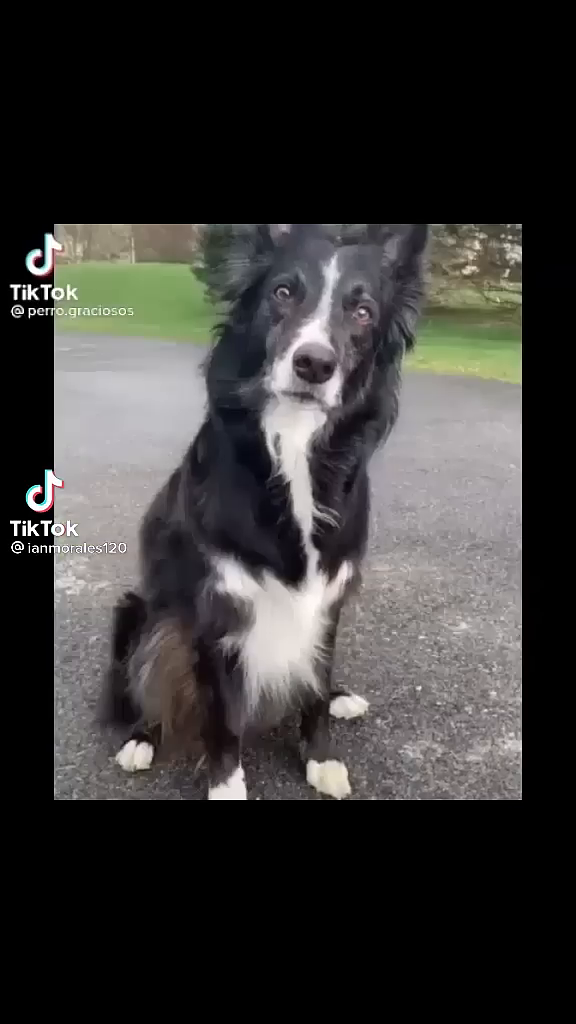
#> input picture frame 31 of perros.mp4, 576 x 1024 px, given in place of video6.mp4, which was not available
$ python movimiento2.py
#> lines starting #> are read from the running program, lines starting #| are printed output that depends on the picture; after the words box and inside, x2 and y2 are one past the last pixel; in counts of white or black regions, pixels touching at a corner belong together; pictures that were not available may be replaced by others from this repository, and a replacement may not be noted
import cv2
import numpy as np

# Inicializar la captura de video
cap = cv2.VideoCapture('video6.mp4')  # Cambia a la ruta del video si es necesario
fgbg = cv2.createBackgroundSubtractorMOG2()

while True:
    ret, frame = cap.read()
#> frame is the input picture: shape (1024, 576, 3); mean B, G, R 53.5, 54.7, 56
    if not ret:
        break

    # Aplicar la sustracción de fondo
    fgmask = fgbg.apply(frame)
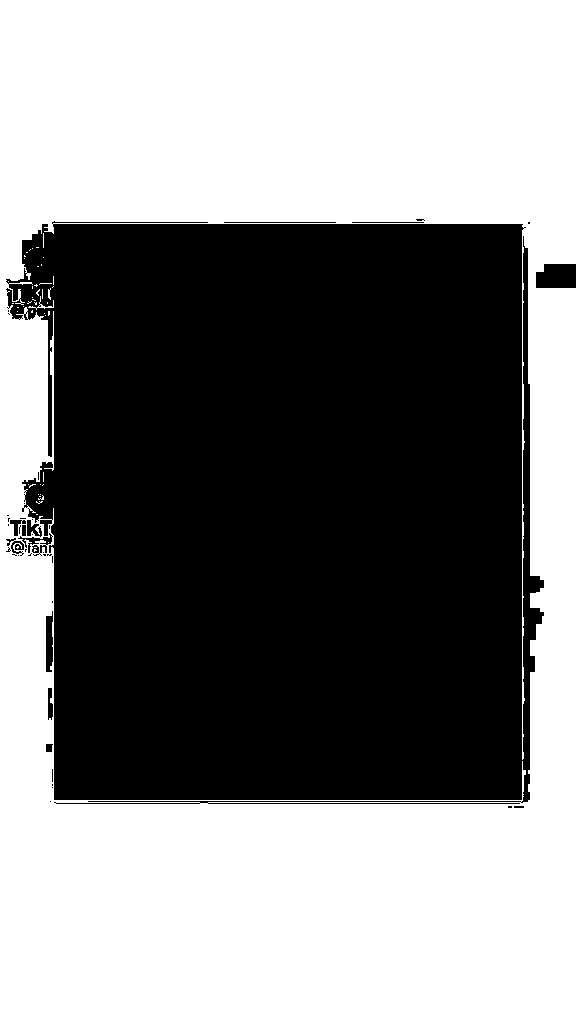
#> fgmask: shape (1024, 576); values 127 (black) and 255 (white), 52.2% white; 42 black regions (29 under 20 px), largest, box (x1, y1, x2, y2) and area: (6, 221, 544, 804) 279246, (536, 264, 576, 288) 896, (46, 611, 53, 672) 362

    # Encontrar contornos
    contours, _ = cv2.findContours(fgmask, cv2.RETR_EXTERNAL, cv2.CHAIN_APPROX_SIMPLE)
#> contours = [[[0, 0], [0, 1023], [575, 1023], [575, 0]]]

    # Crear una máscara vacía para los contornos
    fill_mask = np.zeros(fgmask.shape, dtype=np.uint8)

    for contour in contours:
        # Dibujar el contorno en la máscara
        cv2.drawContours(fill_mask, [contour], -1, (255), thickness=cv2.FILLED)
#> this loop made 1 pass
#> contour on pass 1: [[0, 0], [0, 1023], [575, 1023], [575, 0]]
#> fill_mask: shape (1024, 576); every value is 255

    # Dilatar la máscara para cubrir píxeles no detectados
    dilated_mask = cv2.dilate(fill_mask, np.ones((2, 2), np.uint8), iterations=1)

    # Convertir la máscara a 3 canales para combinar con el frame
    dilated_mask_colored = cv2.cvtColor(dilated_mask, cv2.COLOR_GRAY2BGR)
#> dilated_mask_colored: shape (1024, 576, 3); every value is 255

    # Mostrar el resultado
    result = cv2.addWeighted(frame, 0.5, dilated_mask_colored, 0.5, 0)
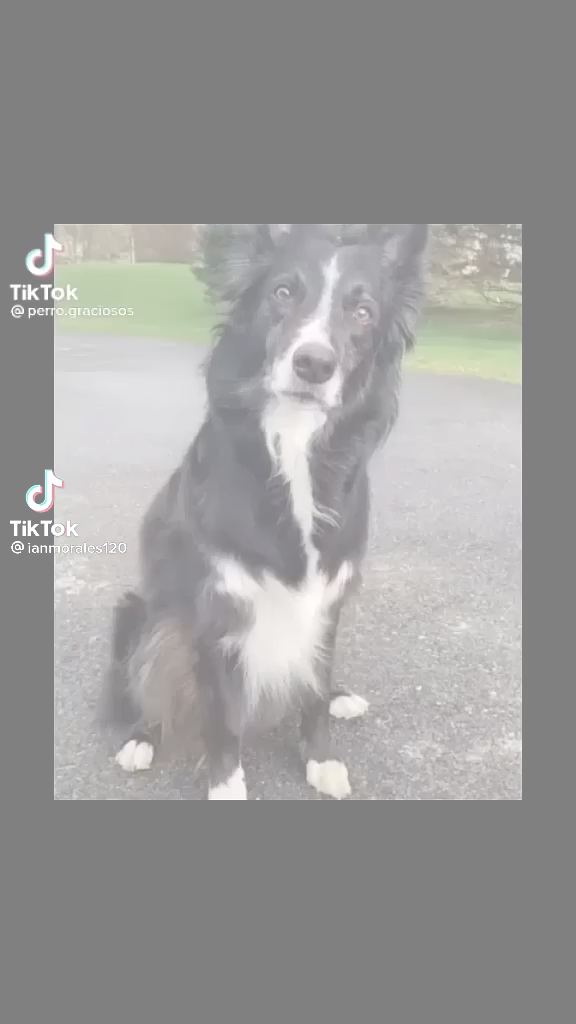
#> result: shape (1024, 576, 3); mean B, G, R 154.5, 155.1, 155.8
    cv2.imshow('Movement Detection', result)

    # Salir al presionar 'q'
    if cv2.waitKey(30) & 0xFF == ord('q'):
#> (key q is pressed here)
        break

cap.release()
cv2.destroyAllWindows()

$ run again, starting later in the video
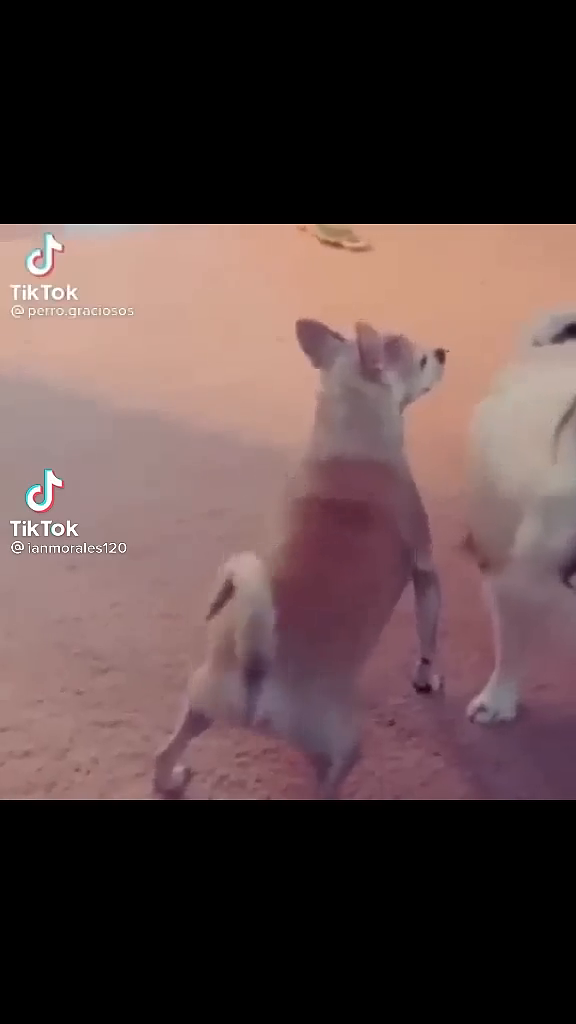
#> input picture frame 139 of perros.mp4, 576 x 1024 px, given in place of video6.mp4, which was not available
#> frame is the input picture: shape (1024, 576, 3); mean B, G, R 67.8, 68.9, 89.3
#> `fgmask = fgbg.apply(frame)`:
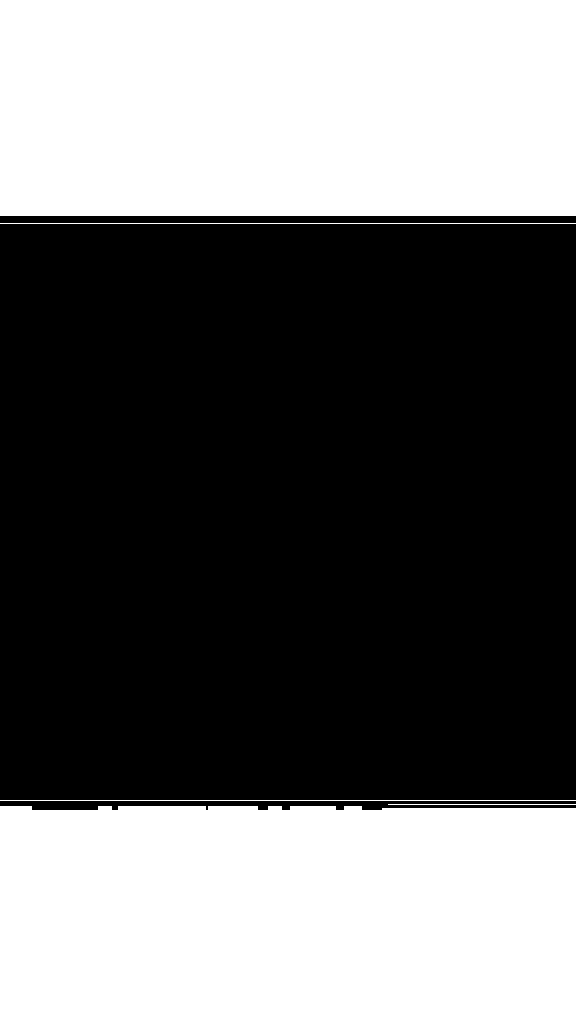
#> fgmask: shape (1024, 576); values 127 (black) and 255 (white), 42.5% white; 5 white regions, box (x1, y1, x2, y2) and area: (0, 806, 576, 1024) 124700, (0, 0, 576, 216) 124416, (0, 223, 576, 224) 576, (0, 800, 576, 801) 576, (388, 804, 576, 805) 188
#> contours = [[[0, 0], [0, 1023], [575, 1023], [575, 0]]]
#> the loop `for contour in contours:` made 1 pass
#> contour on pass 1: [[0, 0], [0, 1023], [575, 1023], [575, 0]]
#> dilated_mask_colored: shape (1024, 576, 3); every value is 255
#> `result = cv2.addWeighted(frame, 0.5, dilated_mask_colored, 0.5, 0)`:
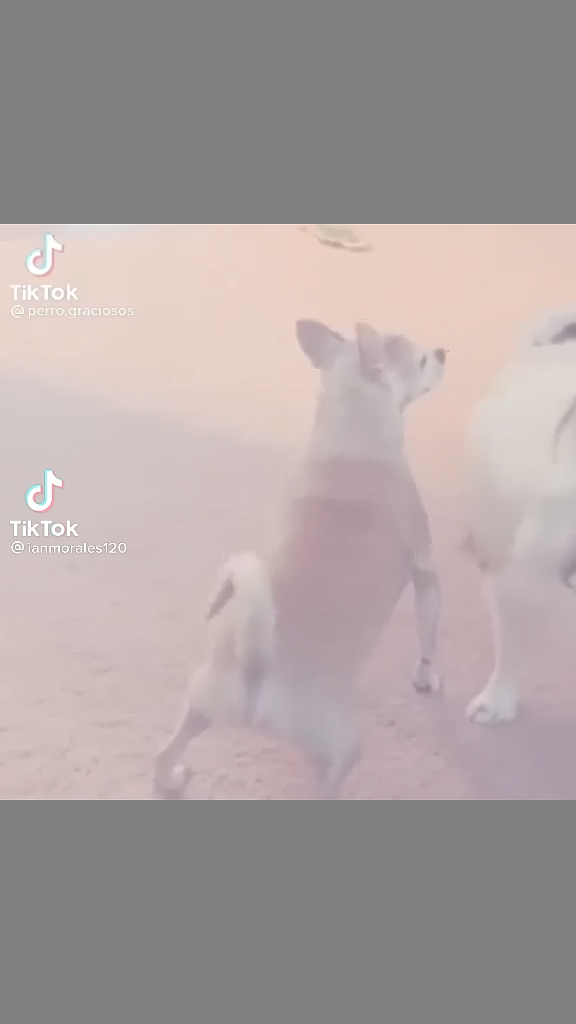
#> result: shape (1024, 576, 3); mean B, G, R 161.6, 162.2, 172.4

$ run again, starting later in the video
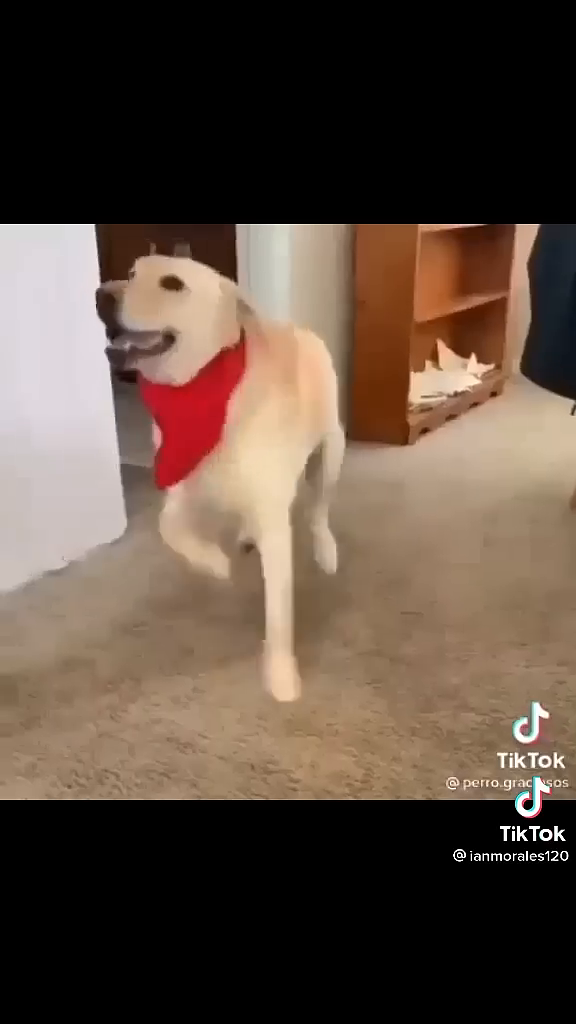
#> input picture frame 248 of perros.mp4, 576 x 1024 px, given in place of video6.mp4, which was not available
#> frame is the input picture: shape (1024, 576, 3); mean B, G, R 63.2, 74.9, 91.7
#> `fgmask = fgbg.apply(frame)`:
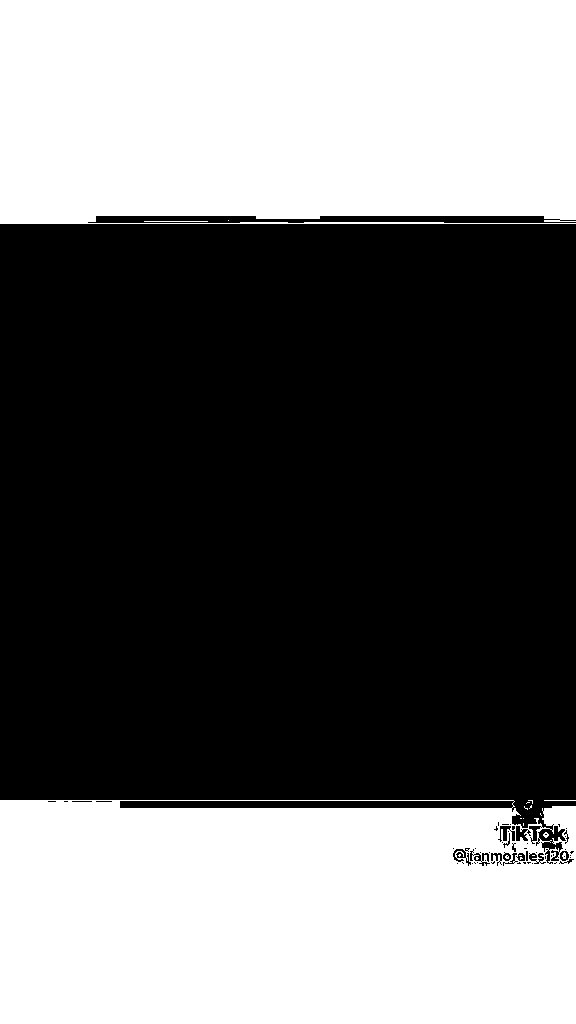
#> fgmask: shape (1024, 576); values 127 (black) and 255 (white), 42.4% white; 21 white regions (15 under 20 px), largest, box (x1, y1, x2, y2) and area: (0, 0, 576, 224) 126196, (0, 800, 576, 1024) 123536, (144, 221, 208, 222) 64, (544, 800, 576, 801) 32, (543, 832, 549, 838) 22, (562, 852, 566, 859) 20
#> contours = [[[0, 0], [0, 1023], [575, 1023], [575, 0]]]
#> the loop `for contour in contours:` made 1 pass
#> contour on pass 1: [[0, 0], [0, 1023], [575, 1023], [575, 0]]
#> dilated_mask_colored: shape (1024, 576, 3); every value is 255
#> `result = cv2.addWeighted(frame, 0.5, dilated_mask_colored, 0.5, 0)`:
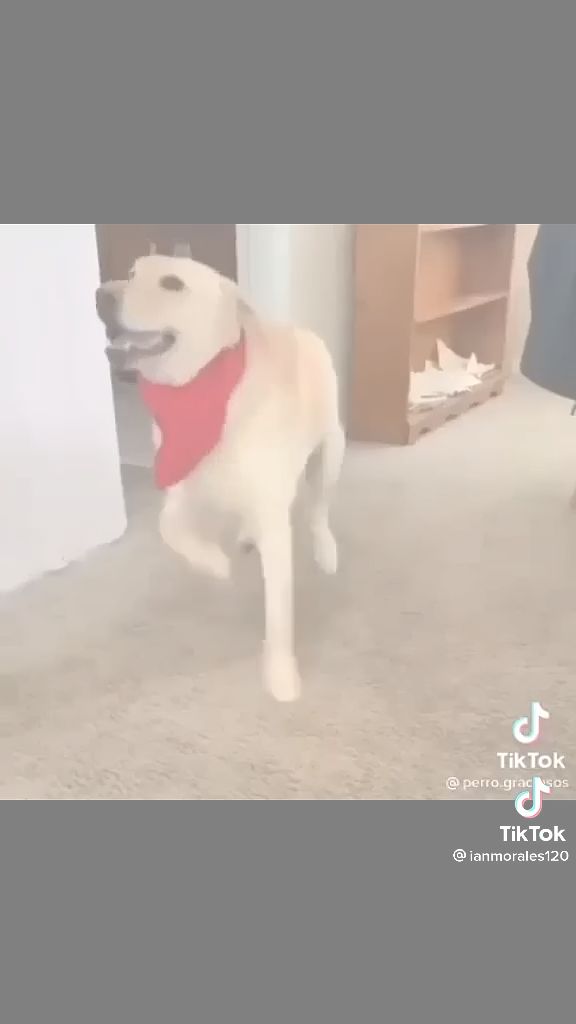
#> result: shape (1024, 576, 3); mean B, G, R 159.3, 165.2, 173.6
